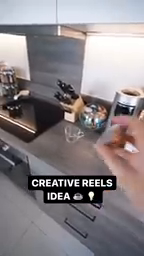
#> input picture frame 31 of Image-Processing-01/video_basic/video.mp4, 144 x 256 px
$ python video_with_date_and_time.py
#> lines starting #> are read from the running program, lines starting #| are printed output that depends on the picture; after the words box and inside, x2 and y2 are one past the last pixel; in counts of white or black regions, pixels touching at a corner belong together
# this is important if we have translate for video and we want to display the content of translate
# for the video
import cv2
import datetime

# here if we set 0, then the camera will opened, then we can use an speech-to-text packages
# to save the frames with texts for video
cap = cv2.VideoCapture('video.mp4')
# Get the width and height of video
width = int(cap.get(cv2.CAP_PROP_FRAME_WIDTH))
height = int(cap.get(cv2.CAP_PROP_FRAME_HEIGHT))
# define the codec of output video
codec = cv2.VideoWriter_fourcc(*'mp4v')
out = cv2.VideoWriter('output_video_1.mp4', codec, 30, (width, height))

while cap.isOpened():
    # get the current frame
    ret, frame = cap.read()
#> frame is the input picture: shape (256, 144, 3); mean B, G, R 134.4, 131.2, 138.1
    if not ret:
        break;
    now = datetime.datetime.now()
    date_time = now.strftime("%d-%m-%Y %H:%M:%S")
    font = cv2.FONT_HERSHEY_SIMPLEX
    cv2.putText(frame, date_time, (1, 50), font, 0.3, (0, 255, 255), 1, cv2.LINE_AA)
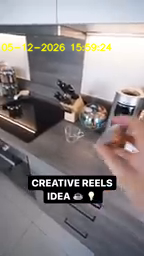
#> frame: shape (256, 144, 3); 1.91% of pixels changed, all inside (x1, y1, x2, y2) = (1, 42, 112, 52)
    # write the result
    out.write(frame)
    # display the result
    cv2.imshow('frame', frame)
    if cv2.waitKey(1) & 0xFF == ord('q'):
#> (key q is pressed here)
        break
cap.release()
out.release()
cv2.destroyAllWindows()

$ run again, starting later in the video
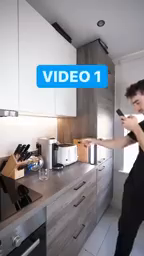
#> input picture frame 142 of Image-Processing-01/video_basic/video.mp4, 144 x 256 px
#> frame is the input picture: shape (256, 144, 3); mean B, G, R 145.9, 140.6, 141.6
#> `cv2.putText(frame, date_time, (1, 50), font, 0.3, (0, 255, 255), 1, cv..`:
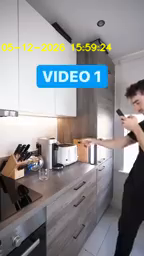
#> frame: shape (256, 144, 3); 1.91% of pixels changed, all inside (x1, y1, x2, y2) = (1, 42, 112, 52)

$ run again, starting later in the video
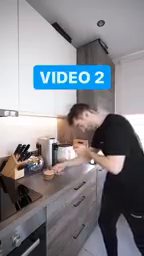
#> input picture frame 253 of Image-Processing-01/video_basic/video.mp4, 144 x 256 px
#> frame is the input picture: shape (256, 144, 3); mean B, G, R 138.2, 132.1, 132.3
#> `cv2.putText(frame, date_time, (1, 50), font, 0.3, (0, 255, 255), 1, cv..`:
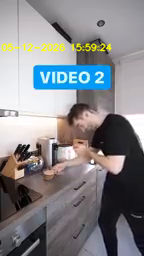
#> frame: shape (256, 144, 3); 1.91% of pixels changed, all inside (x1, y1, x2, y2) = (1, 42, 112, 52)
